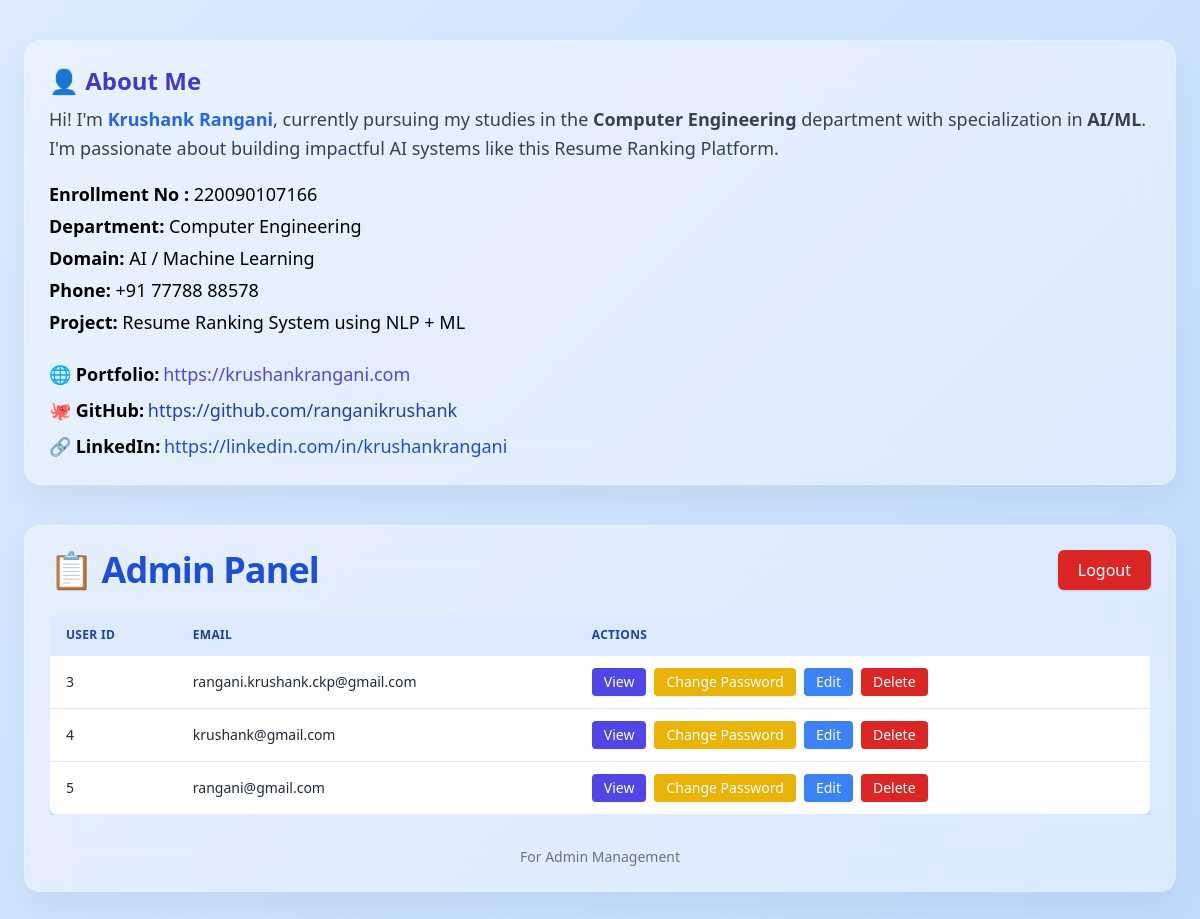
The app's page /admin (signed in) with its own data.
### app.py (models this page shows)
class User(UserMixin, db.Model):
    id = db.Column(db.Integer, primary_key=True)
    email = db.Column(db.String(150), unique=True)
    password = db.Column(db.String(256))
    role = db.Column(db.String(10))  # 'user' or 'admin'

### app.py (the view)
@app.route('/admin')
def admin():
    if not current_user.is_authenticated:
        return redirect('/admin-login')  # Not logged in
    if current_user.role != 'admin':
        logout_user()  # Log out user if not admin
        return redirect('/admin-login')  # Force new login for admin
    users = User.query.filter(User.role != 'admin').all()
    return render_template('admin.html', users=users)

### app.py (called while the page is built)
@app.after_request
def add_no_cache_headers(response):
    response.headers["Cache-Control"] = "no-store, no-cache, must-revalidate, post-check=0, pre-check=0, max-age=0"
    response.headers["Pragma"] = "no-cache"
    response.headers["Expires"] = "0"
    return response

@login_manager.user_loader
def load_user(user_id):
    return User.query.get(int(user_id))

### templates/admin.html (shortened to what this page needs)
<!DOCTYPE html>
<html lang="en">
<head>
  <script src="https://cdn.tailwindcss.com"></script>
</head>
<body class="min-h-screen flex flex-col items-center justify-center px-4 py-10 space-y-10">
  <div class="w-full max-w-6xl p-6 glass rounded-2xl fade-in-up">
    <h2 class="text-2xl font-bold text-indigo-700 mb-2">👤 About Me</h2>
    <p class="text-lg text-gray-700 leading-relaxed">
      Hi! I'm <strong class="text-blue-600 text-lg">Krushank Rangani</strong>, currently pursuing my studies in the
      <strong>Computer Engineering</strong> department with specialization in <strong>AI/ML</strong>.
      I'm passionate about building impactful AI systems like this Resume Ranking Platform.
    </p>
    <ul class="mt-4 text-sm space-y-1">
      <li class="text-lg"><strong>Enrollment No :</strong> 220090107166</li>
      <li class="text-lg"><strong>Department:</strong> Computer Engineering</li>
      <li class="text-lg"><strong>Domain:</strong> AI / Machine Learning</li>
      <li class="text-lg"><strong>Phone:</strong> +91 77788 88578</li>
      <li class="text-lg"><strong>Project:</strong> Resume Ranking System using NLP + ML</li>
    </ul>
    <div class="mt-6 space-y-2 text-sm">
      <p>
        <strong class="text-lg">🌐 Portfolio:</strong>
        <a href="https://krushankrangani.com" target="_blank" class="text-indigo-600 hover:underline break-all text-lg">
          https://krushankrangani.com
        </a>
      </p>
      <p>
        <strong class="text-lg">🐙 GitHub:</strong>
        <a href="https://github.com/ranganikrushank" target="_blank" class="text-blue-800 hover:underline break-all text-lg">
          https://github.com/ranganikrushank
        </a>
      </p>
      <p>
        <strong class="text-lg">🔗 LinkedIn:</strong>
        <a href="https://linkedin.com/in/krushankrangani" target="_blank" class="text-blue-700 hover:underline break-all text-lg">
          https://linkedin.com/in/krushankrangani
        </a>
      </p>
    </div>
  </div>
  <div class="w-full max-w-6xl p-6 glass rounded-2xl fade-in-up">
    <div class="flex flex-col sm:flex-row justify-between items-start sm:items-center mb-6 gap-4">
      <h1 class="text-4xl font-extrabold text-blue-700 tracking-tight">📋 Admin Panel</h1>
      <a href="/logout"
         class="bg-red-600 text-white px-5 py-2 rounded-md hover:bg-red-700 transition font-medium shadow">
        Logout
      </a>
    </div>
    <div class="overflow-x-auto">
      <table class="w-full text-sm table-auto rounded-lg shadow-md overflow-hidden border border-gray-200">
        <thead class="bg-blue-100 text-blue-800 uppercase tracking-wide text-xs">
          <tr>
            <th class="px-4 py-3 text-left">User ID</th>
            <th class="px-4 py-3 text-left">Email</th>
            <th class="px-4 py-3 text-left">Actions</th>
          </tr>
        </thead>
        <tbody class="bg-white text-gray-800">
          {% for user in users %}
          <tr class="border-t hover:bg-blue-50 transition duration-200">
            <td class="px-4 py-3 font-medium">{{ user.id }}</td>
            <td class="px-4 py-3">{{ user.email }}</td>
            <td class="px-4 py-3 flex flex-wrap gap-2">
              <a href="/admin/user/{{ user.id }}"
                 class="bg-indigo-600 text-white px-3 py-1 rounded hover:bg-indigo-700 transition shadow-sm">View</a>
              <a href="/admin/reset-password/{{ user.id }}"
                 class="bg-yellow-500 text-white px-3 py-1 rounded hover:bg-yellow-600 transition shadow-sm">Change Password</a>
              <a href="/admin/edit-user/{{ user.id }}"
                 class="bg-blue-500 text-white px-3 py-1 rounded hover:bg-blue-600 transition shadow-sm">Edit</a>
              <a href="/admin/delete-user/{{ user.id }}"
                 onclick="return confirm('Are you sure you want to delete this user?');"
                 class="bg-red-600 text-white px-3 py-1 rounded hover:bg-red-700 transition shadow-sm">Delete</a>
            </td>
          </tr>
          {% endfor %}
        </tbody>
      </table>
    </div>
    <div class="text-center mt-8 text-sm text-gray-500">
      For Admin Management
    </div>
  </div>
</body>
</html>

### templates/admin.html (style rules this page uses)
body { background: linear-gradient(135deg, #dbeafe, #bfdbfe); }
.fade-in-up { animation: fadeInUp 0.8s ease-out both; }
.glass { background: rgba(255, 255, 255, 0.4); backdrop-filter: blur(20px); border: 1px solid rgba(255, 255, 255, 0.2); box-shadow: 0 15px 30px rgba(0, 0, 0, 0.05); }

### records on screen
User: id "3", email "rangani.krushank.ckp@gmail.com"
User: id "4", email "krushank@gmail.com"
User: id "5", email "rangani@gmail.com"
